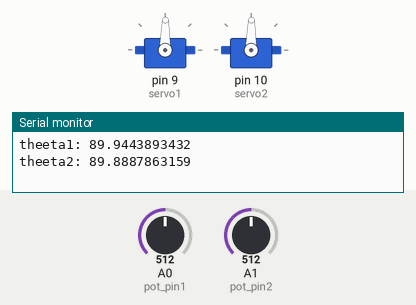
Simulated run of this sketch. Board: Arduino Uno, built with avr-gcc and run on an emulated ATmega328P. Shown: 2 × servo, the last lines printed to the serial monitor. The inputs (shaded band) are chosen by the test bench; at power-on: A0 (pot_pin1) = 512, A1 (pot_pin2) = 512.

Above: at 3.6 s.
3.7 s: A0 (pot_pin1) set to 716
At 5.5 s:
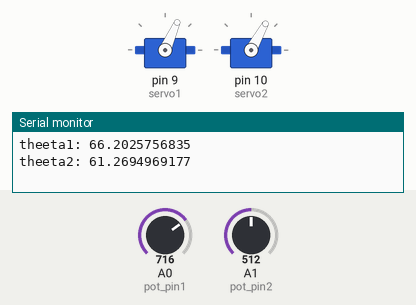
5.9 s: A1 (pot_pin2) set to 716
At 8.2 s:
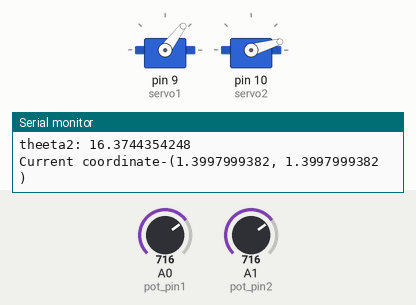
8.6 s: A0 (pot_pin1) set to 0
At 11.3 s:
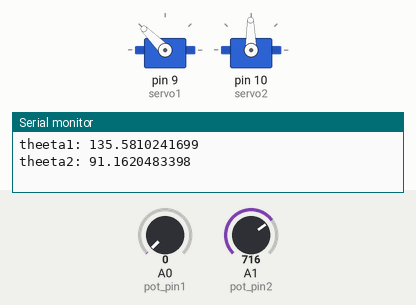
12.3 s: A1 (pot_pin2) set to 0
At 14.8 s:
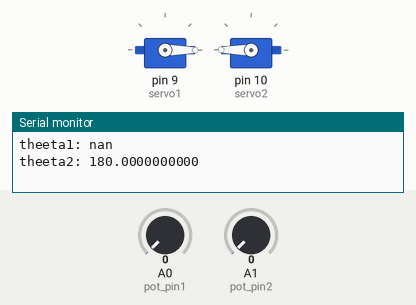
15.3 s: A0 (pot_pin1) set to 900
At 18.0 s:
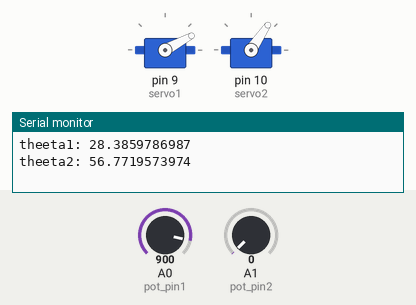
18.8 s: A0 (pot_pin1) set to 511
At 21.2 s:
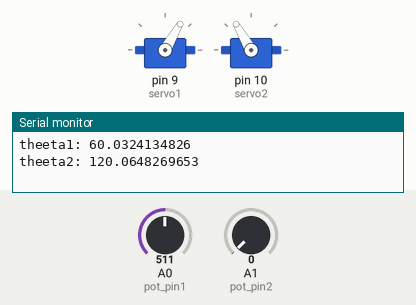
Timing chart, 0 to 22.7 s (numbered marks = the images above; inputs shaded):
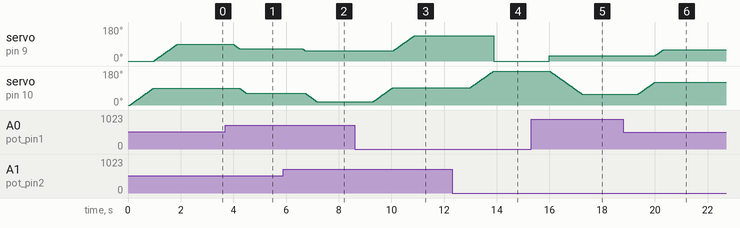

Measured:
- after the input at 3.7 s, servo on pin 9 (servo1): moves from 89° to 66° over 0.22 s, starting after 0.29 s; servo on pin 10 (servo2): moves from 89° to 61° over 0.26 s, starting after 0.53 s
- after the input at 5.9 s, servo on pin 9 (servo1): 66° → 53° after 0.71 s; servo on pin 10 (servo2): moves from 61° to 16° over 0.43 s, starting after 0.85 s
- after the input at 8.6 s, servo on pin 9 (servo1): moves from 53° to 135° over 0.81 s, starting after 1.5 s; servo on pin 10 (servo2): moves from 16° to 91° over 0.75 s, starting after 0.70 s
- after the input at 12.3 s, servo on pin 9 (servo1): 135° → 0° after 1.6 s; servo on pin 10 (servo2): moves from 91° to 180° over 0.89 s, starting after 0.69 s
- after the input at 15.3 s, servo on pin 9 (servo1): 0° → 28° after 0.69 s; servo on pin 10 (servo2): moves from 180° to 56° over 1.2 s, starting after 0.71 s
- after the input at 18.8 s, servo on pin 9 (servo1): moves from 28° to 60° over 0.30 s, starting after 1.2 s; servo on pin 10 (servo2): moves from 56° to 120° over 0.64 s, starting after 0.55 s

The sketch:

dof2_code.ino
```cpp
#include <Servo.h>
#define pi 3.14159265358979323846
Servo servo1;
Servo servo2;
double pos1=0;
double pos2=0;
double angular_speed=100; //degree per second
int dp;
int pot_pin1=A0;
int pot_pin2=A1;
int pot1_value;
int pot2_value;
double x;
double y;
void setup()
{
  Serial.begin(9600);
  servo1.attach(9, 500, 2500);
  servo2.attach(10, 500, 2500);
  servo1.write(pos1);
  servo2.write(pos1);
  delay(15);

}

void loop()
{
  pot1_value = analogRead(pot_pin1);
  pot2_value = analogRead(pot_pin2);
  x = map(pot1_value, 0, 1023, 0, 200000);
  y = map(pot2_value, 0, 1023, 0, 200000);
  double alpha,theeta2,theeta1;
  x=x/100000;
  y=y/100000;
  if(4>=((x*x)+(y*y)))
     {//yoblock


    alpha= acos((2-(x*x)-(y*y))/2);
    theeta2= pi-alpha;
    theeta1 = atan(y/x)+atan(sin(theeta2)/(1+cos(theeta2)));


    theeta1=(180/pi)*theeta1;

    theeta2=(180/pi)*theeta2;
  	delay(15);
    Serial.print("Current coordinate-(");
  	Serial.print(x, DEC);
    Serial.print(", ");
  	Serial.print(y, DEC);
    Serial.println(" )");
    Serial.print("theeta1: ");
    Serial.println(theeta1, DEC);
    Serial.print("theeta2: ");
    Serial.println(theeta2, DEC);


	double time=1/angular_speed;
    time=time*1000;

    if(theeta2<=pos2)//expand,ie,angle2 decrease
    {
      if(theeta1>pos1)
      	{
    	for(int i=pos1; i<=theeta1;i++)
    		{
      			servo1.write(i);
      			delay(time);
    		}
    	pos1=theeta1;
  		servo1.write(theeta1);
    	}
    	else
    	{
      		for(int i=pos1; i>=theeta1;i--)
    			{
      				servo1.write(i);
     				delay(time);
    			}
    		pos1=theeta1;
  			servo1.write(theeta1);
    	}

    	for(int i=pos2; i>=theeta2;i--)
    		{
      			servo2.write(i);
      			delay(time);
    		}
    	pos2=theeta2;
  		servo2.write(theeta2);


    }
    else//contract,ie,theeta2 increase
    {

     	for(int i=pos2; i<=theeta2;i++)
    	{
      		servo2.write(i);
      		delay(time);
    	}
    	pos2=theeta2;
  		servo2.write(theeta2);
      	if(theeta1>pos1)
      	{
    		for(int i=pos1; i<=theeta1;i++)
    		{
      			servo1.write(i);
      			delay(time);
    		}
    		pos1=theeta1;
  			servo1.write(theeta1);
    	}
    	else
    	{
      		for(int i=pos1; i>=theeta1;i--)
    			{
      				servo1.write(i);
     				delay(time);
    			}
    		pos1=theeta1;
  			servo1.write(theeta1);
    	}
    }
    }//yoblock
  else
     {
       Serial.println("INAPPROPRIATE COORDINATES");
    	delay(15);
     }


  delay(1000);
}
```
